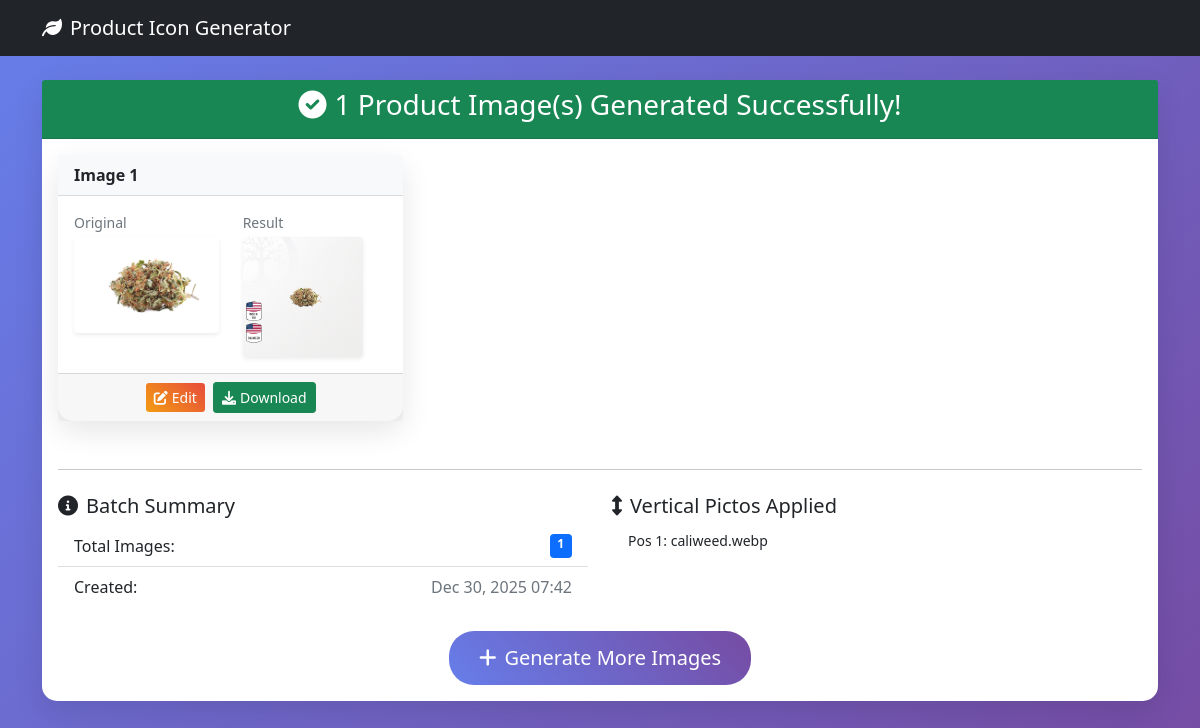
Screenshot of /batch/66/ with the database file from the repository.
### generator/models.py (models this page shows, shortened)
class BatchSubmission(models.Model):
    vertical_pos_1 = models.CharField(max_length=255, null=True, blank=True)
    vertical_pos_2 = models.CharField(max_length=255, null=True, blank=True)
    vertical_pos_3 = models.CharField(max_length=255, null=True, blank=True)
    vertical_pos_4 = models.CharField(max_length=255, null=True, blank=True)
    vertical_pos_5 = models.CharField(max_length=255, null=True, blank=True)
    horizontal_cat_1 = models.CharField(max_length=255, null=True, blank=True)
    horizontal_file_1 = models.CharField(max_length=255, null=True, blank=True)
    horizontal_cat_2 = models.CharField(max_length=255, null=True, blank=True)
    horizontal_file_2 = models.CharField(max_length=255, null=True, blank=True)
    horizontal_cat_3 = models.CharField(max_length=255, null=True, blank=True)
    horizontal_file_3 = models.CharField(max_length=255, null=True, blank=True)
    horizontal_cat_4 = models.CharField(max_length=255, null=True, blank=True)
    horizontal_file_4 = models.CharField(max_length=255, null=True, blank=True)
    horizontal_cat_5 = models.CharField(max_length=255, null=True, blank=True)
    horizontal_file_5 = models.CharField(max_length=255, null=True, blank=True)
    created_at = models.DateTimeField(auto_now_add=True)

class ProductSubmission(models.Model):
    batch = models.ForeignKey(BatchSubmission, on_delete=models.CASCADE, related_name='products', null=True, blank=True)
    product_image = models.ImageField(upload_to='products/')
    result_image = models.ImageField(upload_to='results/', null=True, blank=True)
    created_at = models.DateTimeField(auto_now_add=True)

### generator/views.py (the view)
# urls.py: path('batch/<int:batch_id>/', views.batch_result, name='batch_result'),
def batch_result(request, batch_id):
    try:
        batch = BatchSubmission.objects.get(id=batch_id)
        products = batch.products.all()
        picto_data = get_picto_data_from_batch(batch)
        return render(request, 'generator/batch_result.html', {
            'batch': batch,
            'products': products,
            'picto_data': json.dumps(picto_data)
        })
    except BatchSubmission.DoesNotExist:
        messages.error(request, 'Batch not found.')
        return redirect('home')

### templates/generator/batch_result.html (shortened to what this page needs)
{% extends 'base.html' %}
{% block content %}
<div class="row justify-content-center">
    <div class="col-md-12">
        <div class="card">
            <div class="card-header bg-success text-white text-center">
                <h3><i class="fas fa-check-circle me-2"></i>{{ products.count }} Product Image(s) Generated Successfully!</h3>
            </div>
            <div class="card-body">
                <div class="row">
                    {% for product in products %}
                    <div class="col-md-6 col-lg-4 mb-4">
                        <div class="card h-100">
                            <div class="card-header bg-light">
                                <strong>Image {{ forloop.counter }}</strong>
                            </div>
                            <div class="card-body">
                                <div class="row">
                                    <div class="col-6">
                                        <p class="text-muted small mb-1">Original</p>
                                        <img src="{{ product.product_image.url }}"
                                             alt="Original"
                                             class="img-fluid rounded shadow-sm"
                                             style="max-height: 120px;">
                                    </div>
                                    <div class="col-6">
                                        <p class="text-muted small mb-1">Result</p>
                                        <img src="{{ product.result_image.url }}"
                                             alt="Result"
                                             class="img-fluid rounded shadow-sm"
                                             style="max-height: 120px;">
                                    </div>
                                </div>
                            </div>
                            <div class="card-footer text-center">
                                <button onclick="openPreviewEditor({{ forloop.counter0 }}, '{{ product.product_image.url }}', '{{ product.result_image.url }}')"
                                        class="btn btn-edit-product btn-sm me-1">
                                    <i class="fas fa-edit me-1"></i>Edit
                                </button>
                                <button onclick="downloadWithRename('{{ product.result_image.url }}')"
                                        class="btn btn-success btn-sm">
                                    <i class="fas fa-download me-1"></i>Download
                                </button>
                            </div>
                        </div>
                    </div>
                    {% endfor %}
                </div>
                <hr class="my-4">
                <div class="row">
                    <div class="col-md-6">
                        <h5><i class="fas fa-info-circle me-2"></i>Batch Summary</h5>
                        <ul class="list-group list-group-flush">
                            <li class="list-group-item d-flex justify-content-between">
                                <span>Total Images:</span>
                                <span class="badge bg-primary">{{ products.count }}</span>
                            </li>
                            <li class="list-group-item d-flex justify-content-between">
                                <span>Created:</span>
                                <span class="text-muted">{{ batch.created_at|date:"M d, Y H:i" }}</span>
                            </li>
                        </ul>
                    </div>
                    <div class="col-md-6">
                        <h5><i class="fas fa-arrows-alt-v me-2"></i>Vertical Pictos Applied</h5>
                        <ul class="list-group list-group-flush small">
                            {% if batch.vertical_pos_1 %}
                            <li class="list-group-item py-1">Pos 1: {{ batch.vertical_pos_1 }}</li>
                            {% endif %}
                        </ul>
                    </div>
                </div>
                <div class="text-center mt-4">
                    <a href="{% url 'home' %}" class="btn btn-primary btn-lg">
                        <i class="fas fa-plus me-2"></i>Generate More Images
                    </a>
                </div>
            </div>
        </div>
    </div>
</div>
{% endblock %}

### templates/base.html (style rules this page uses)
body { background: linear-gradient(135deg, #667eea 0%, #764ba2 100%); min-height: 100vh; }
.card { border: none; border-radius: 15px; box-shadow: 0 10px 30px rgba(0,0,0,0.1); }
.btn-primary { background: linear-gradient(45deg, #667eea, #764ba2); border: none; border-radius: 25px; padding: 12px 30px; }

### templates/generator/batch_result.html (style rules this page uses)
.btn-edit-product { background: linear-gradient(45deg, #f39c12, #e74c3c); border: none; color: white; }

### rows the page displays
BatchSubmission: count "1", created_at "Dec 30, 2025 07:42", vertical_pos_1 "caliweed.webp"
ProductSubmission: product_image (picture), result_image (picture)

### other values shown
{{ products.count }} "1"
